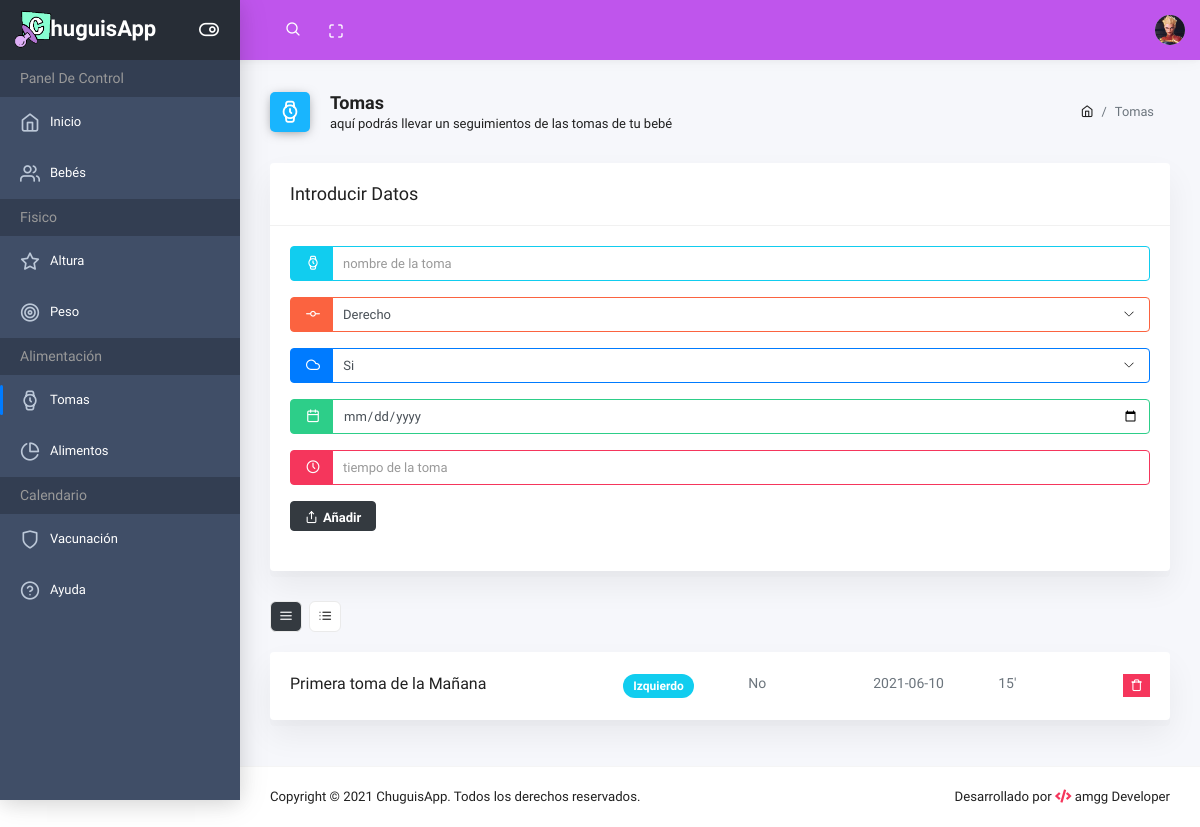
Page /panel/pages/tomas.php (signed in) on the committed database.
### tables this page shows
CREATE TABLE `users` (
  `id` int(11) NOT NULL,
  `name` varchar(255) NOT NULL,
  `mail` varchar(255) NOT NULL,
  `pass` varchar(255) NOT NULL,
  `pass2` varchar(255) NOT NULL,
  `picture` varchar(255) NOT NULL,
  `created` datetime NOT NULL DEFAULT current_timestamp(),
  `role` int(11) NOT NULL
);

CREATE TABLE `takes` (
  `id` int(11) NOT NULL,
  `name` varchar(255) NOT NULL,
  `breast` varchar(100) NOT NULL,
  `sleep` varchar(100) NOT NULL,
  `date` varchar(255) NOT NULL,
  `time` varchar(100) NOT NULL,
  `iduser` int(11) NOT NULL
);

### panel/pages/tomas.php (the view, shortened to what this page needs)
<?php include_once 'funTomas.php'; ?>
<!doctype html>
<html class="no-js" lang="es">
    <head>
        <link rel="stylesheet" href="../plugins/bootstrap/dist/css/bootstrap.min.css">
        <link rel="stylesheet" href="../plugins/fontawesome-free/css/all.min.css">
        <link rel="stylesheet" href="../plugins/ionicons/dist/css/ionicons.min.css">
        <link rel="stylesheet" href="../plugins/icon-kit/dist/css/iconkit.min.css">
        <link rel="stylesheet" href="../plugins/perfect-scrollbar/css/perfect-scrollbar.css">
        <link rel="stylesheet" href="../dist/css/theme.min.css">
    </head>
    <body>
         <div class="wrapper">
            <header class="header-top" header-theme="<?php echo $colorSelect?>">
                <div class="container-fluid">
                    <div class="d-flex justify-content-between">
                        <div class="top-menu d-flex align-items-center">
                            <div class="header-search">
                                <div class="input-group">
                                    <input type="text" class="form-control" placeholder="buscar..." id="buscarTexto">
                                    <span class="input-group-addon search-btn"><i class="ik ik-search"></i></span>
                                </div>
                            </div>
                            <button type="button" id="navbar-fullscreen" class="nav-link"><i class="ik ik-maximize"></i></button>
                        </div>
                        <div class="top-menu d-flex align-items-center">
                        <?php include 'menuModal.php';?>
                    </div>
                </div>
            </div>
            </header>
            <?php include 'menuLateral.php';?>
            <div class="sidebar-content">
                        <div class="nav-container">
                            <nav id="main-menu-navigation" class="navigation-main">
                                <div class="nav-lavel">Panel de Control</div>
                                <div class="nav-item">
                                    <a href="../index.php"><i class="ik ik-home"></i><span>Inicio</span></a>
                                </div>
                                <div class="nav-item">
                                    <a href="bebes.php"><i class="ik ik-users"></i><span>Bebés</span></a>
                                </div>
                                <div class="nav-lavel">Fisico</div>
                                <div class="nav-item">
                                    <a href="altura.php"><i class="ik ik-star"></i><span>Altura</span></a>
                                </div>
                                <div class="nav-item">
                                    <a href="peso.php"><i class="ik ik-target"></i><span>Peso</span></a>
                                </div>
                                <div class="nav-lavel">Alimentación</div>
                                <div class="nav-item active">
                                    <a href="tomas.php"><i class="ik ik-watch"></i><span>Tomas</span></a>
                                </div>
                                <div class="nav-item">
                                    <a href="alimentos.php"><i class="ik ik-pie-chart"></i><span>Alimentos</span></a>
                                </div>
                                <div class="nav-lavel">Calendario</div>
                                <div class="nav-item">
                                    <a href="vacunacion.php"><i class="ik ik-shield"></i><span>Vacunación</span></a>
                                </div>
                                <div class="nav-item">
                                    <a href="ayuda.php"><i class="ik ik-help-circle"></i><span>Ayuda</span></a>
                                </div>
                            </nav>
                        </div>
                    </div>
                </div>
                <div class="main-content" id="content">
                    <div class="container-fluid">
                        <div class="page-header">
                            <div class="row align-items-end">
                                <div class="col-lg-8">
                                    <div class="page-header-title">
                                        <i class="ik ik ik-watch bg-blue"></i>
                                        <div class="d-inline">
                                            <h5>Tomas</h5>
                                            <span>aquí podrás llevar un seguimientos de las tomas de tu bebé</span>
                                        </div>
                                    </div>
                                </div>
                                <div class="col-lg-4">
                                    <nav class="breadcrumb-container" aria-label="breadcrumb">
                                        <ol class="breadcrumb">
                                            <li class="breadcrumb-item">
                                                <a href="../index.php"><i class="ik ik-home"></i></a>
                                            </li>
                                            <li class="breadcrumb-item active" aria-current="page">Tomas</li>
                                        </ol>
                                    </nav>
                                </div>
                            </div>
                        </div>
                        <div class="row">
                            <div class="col-md-12">
                                <div class="card">
                                    <div class="card-header">
                                        <h3>Introducir Datos</h3>
                                    </div>
                                    <div class="card-body">
                                    <form class="form-horizontal" action="" method="POST">
                                        <div class="mb-20">
                                        <div class="row">
                                            <div class="col-sm-12">
                                                <div class="input-group input-group-info">
                                                    <span class="input-group-prepend"><label class="input-group-text"><i class="ik ik-watch"></i></label></span>
                                                    <input type="text" class="form-control" placeholder="nombre de la toma" name="name" id="name">
                                                </div>
                                            </div>
                                        </div>
                                        <div class="row">
                                            <div class="col-sm-12">
                                                <div class="input-group input-group-warning">
                                                <span class="input-group-prepend"><label class="input-group-text"><i class="ik ik-git-commit"></i></label></span>
                                                <select name="breast" id="breast" class="form-control">
                                                    <option selected>Derecho</option>
                                                </select>
                                                </div>
                                            </div>
                                        </div>
                                        <div class="row">
                                            <div class="col-sm-12">
                                                <div class="input-group input-group-primary">
                                                 <span class="input-group-prepend"><label class="input-group-text"><i class="ik ik-cloud"></i></label></span>
                                                    <select name="sleep" id="sleep" class="form-control">
                                                        <option selected>Si</option>
                                                    </select>
                                                </div>
                                            </div>
                                        </div>
                                        <div class="row">
                                            <div class="col-sm-12">
                                                <div class="input-group input-group-success">
                                                    <span class="input-group-prepend"><label class="input-group-text"><i class="ik ik-calendar"></i></label></span>
                                                    <input type="date" class="form-control" name="date" id="date">
                                                </div>
                                            </div>
                                        </div>
                                        <div class="row">
                                            <div class="col-sm-12">
                                                <div class="input-group input-group-danger">
                                                    <span class="input-group-prepend"><label class="input-group-text"><i class="ik ik-clock"></i></label></span>
                                                    <input type="text" class="form-control" name="time" id="time" placeholder="tiempo de la toma">
                                                </div>
                                            </div>
                                        </div>
                                        <button type="submit" name="addTake" class="btn btn-dark"><i class="ik ik-share"></i>Añadir</button>
                                        </form>
                                    </div>
                                </div>
                            </div>
                        </div>
                    </div>
                        <div class="row">
                            <div class="col-md-12">
                                <div class="mb-2 clearfix">
                                    <div class="collapse d-md-block display-options" id="displayOptions">
                                        <span class="mr-3 d-inline-block float-md-left dispaly-option-buttons">
                                            <a href="#" class="mr-1 view-list  active">
                                                <i class="ik ik-menu view-icon"></i>
                                            </a>
                                            <a href="#" class="mr-1 view-thumb">
                                                <i class="ik ik-list view-icon"></i>
                                            </a>
                                        </span>
                                    </div>
                                </div>
                                <div class="row layout-wrap" id="layout-wrap">
                                    <div class="col-12 list-item">
                                        <?php echo $takesInfo?>
                                    </div>
                                </div>
                            </div>
                        </div>
                    </div>
                </div>
        <?php include 'footer.php';?>
    </body>
</html>

### panel/pages/funTomas.php (shortened to what this page needs)
<?php
include_once '../../includes/conexion.php';
$id=$_SESSION['idUser'];
$queryColorSelect="SELECT * FROM profile WHERE iduser='$id'";
$querySelec="SELECT * FROM users WHERE id='$id'";
$resultColorSelect=mysqli_query($con,$queryColorSelect) ;
$resultSelec=mysqli_query($con,$querySelec) ;
$rowColor=mysqli_fetch_assoc($resultColorSelect);
$rowSelec=mysqli_fetch_assoc($resultSelec);
if(isset($rowColor['color'])){
    $colorSelect=$rowColor['color'];
}
$pictureSelect=$rowSelec['picture'];
$sql="SELECT * FROM takes WHERE iduser='$id'";
$result=mysqli_query($con,$sql);
$takesInfo='';
$imgBreast='tomaPechoD.jpg';
if(mysqli_num_rows($result)>0){
    while($row=mysqli_fetch_assoc($result)){
        $idTakes=$row['id'];
        $nameTakes=$row['name'];
        $breastTakes=$row['breast'];
        $sleepTakes=$row['sleep'];
        $dateTakes=$row['date'];
        $timeTakes=$row['time'];
        if($breastTakes=='Derecho'){
            $imgBreast='tomaPechoD.jpg';
        }else{
            $imgBreast='tomaPechoI.jpg';
        }
        $takesInfo.='<div class="card d-flex flex-row mb-3">
                         <a class="d-flex card-img" href="#editLayoutItem" data-toggle="modal" data-target="#editLayoutItem">
                            <img src="../img/'.$imgBreast.'" alt="imagen último pecho" class="list-thumbnail responsive border-0">
                         </a>
                    <div class="d-flex flex-grow-1 min-width-zero card-content">
                    <div class="card-body align-self-center d-flex flex-column flex-md-row justify-content-between min-width-zero align-items-md-center">
                        <a class="list-item-heading mb-1 truncate w-40 w-xs-100" href="#editLayoutItem" data-toggle="modal" data-target="#editLayoutItem">'.$nameTakes.'</a>
                    <div class="w-15 w-xs-100">
                        <span class="badge badge-pill badge-info">'.$breastTakes.'</span>
                    </div>
                        <p class="mb-1 text-muted text-small category w-15 w-xs-100">'.$sleepTakes.'</p>
                        <p class="mb-1 text-muted text-small date w-15 w-xs-100">'.$dateTakes.'</p>
                        <p class="mb-1 text-muted text-small date w-15 w-xs-100">'.$timeTakes.'</p>
                        <div class="table-actions">
                            <form action="tomas.php" method="POST">
                                <input type="hidden" name="idTakes" value="'.$idTakes.'">
                                <button name="deleteTakes" class="btn-danger"><i class="ik ik-trash"></i></button>
                            </form>
                    </div>
                </div>
            </div>
        </div>';
        }
}else{
}
?>

### panel/pages/menuModal.php (shortened to what this page needs)
<div class="dropdown">
    <a class="dropdown-toggle" href="#" id="userDropdown" role="button" data-toggle="dropdown" aria-haspopup="true" aria-expanded="false"><img class="avatar" src="../../images/users/<?php echo $pictureSelect;?>" alt=""></a>
</div>

### rows in the picture
users: picture (picture)
takes: name "Primera toma de la Mañana", breast "Izquierdo", sleep "No", date "2021-06-10", time "15'"
